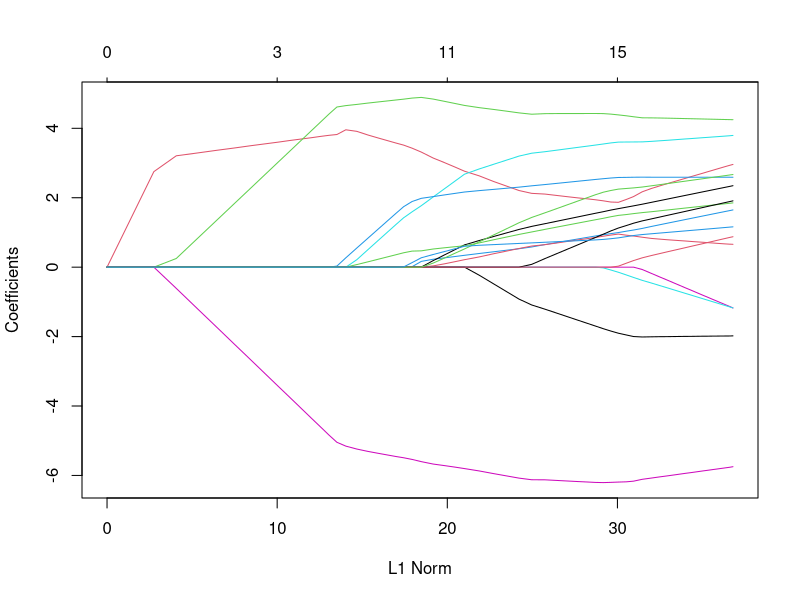
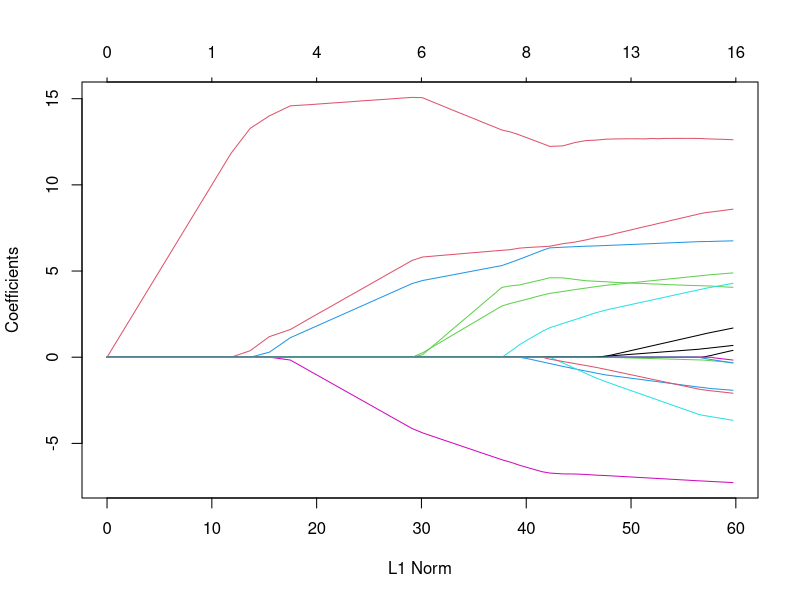
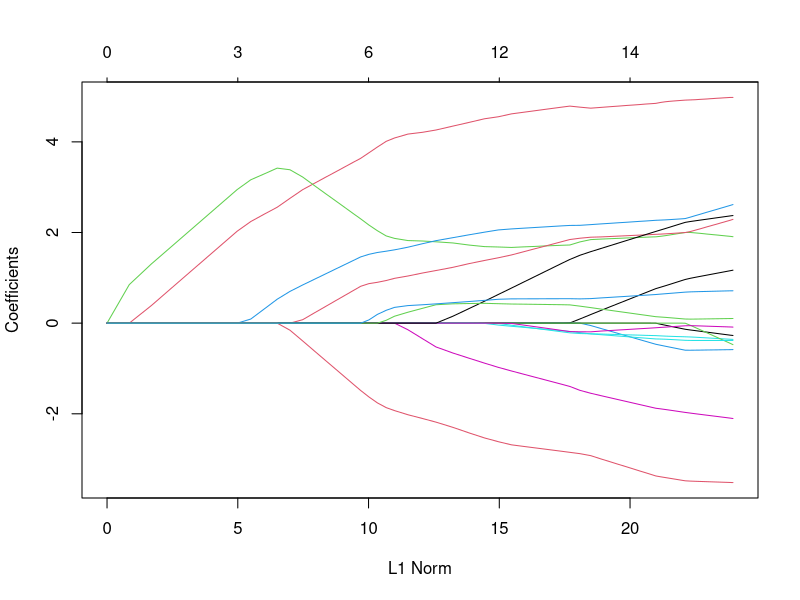
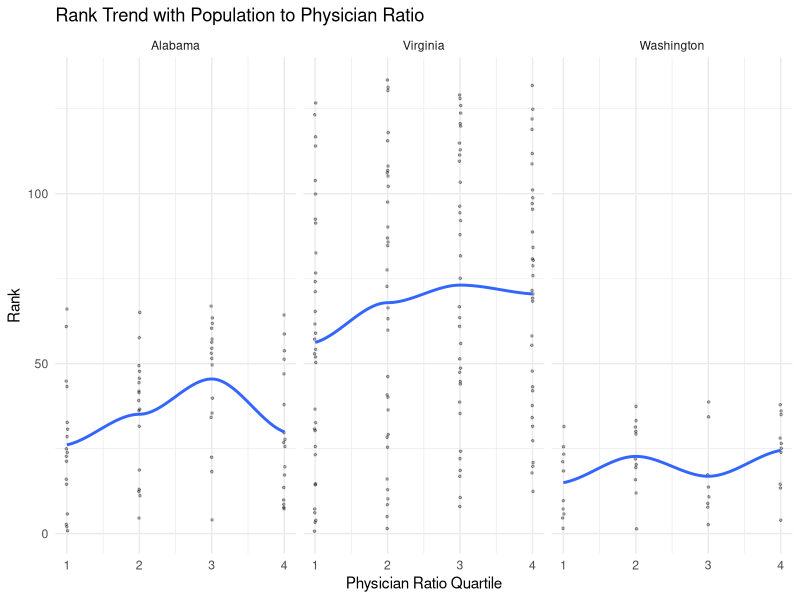
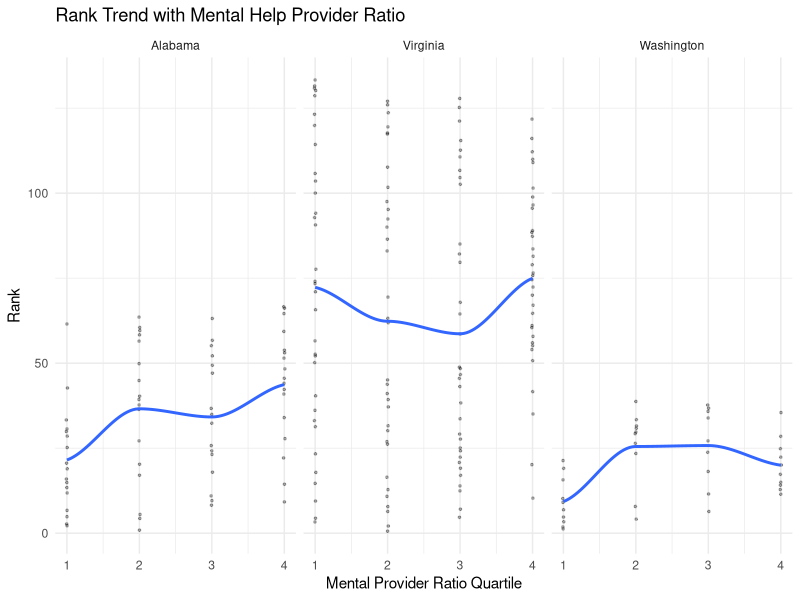
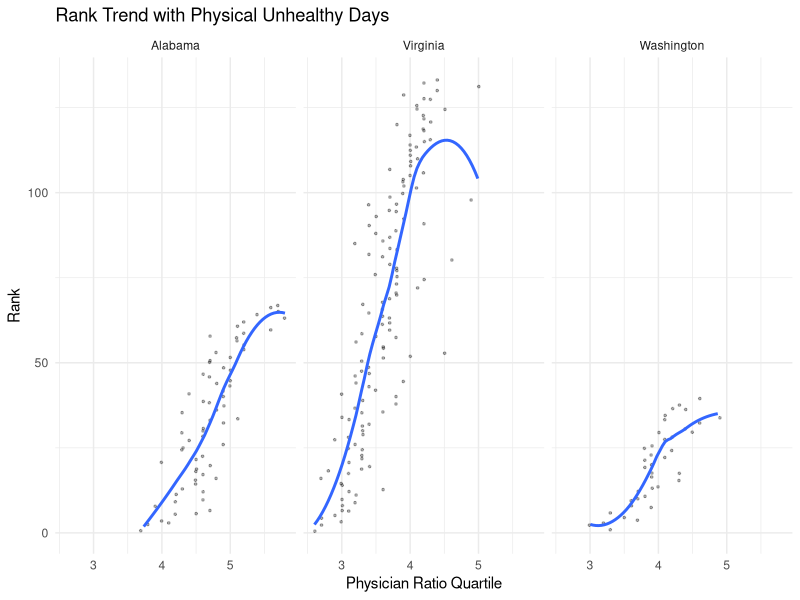
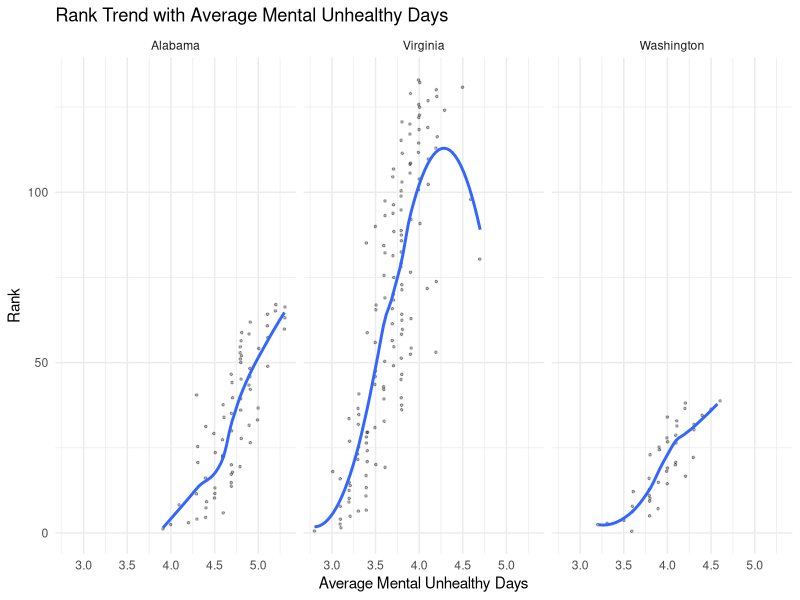
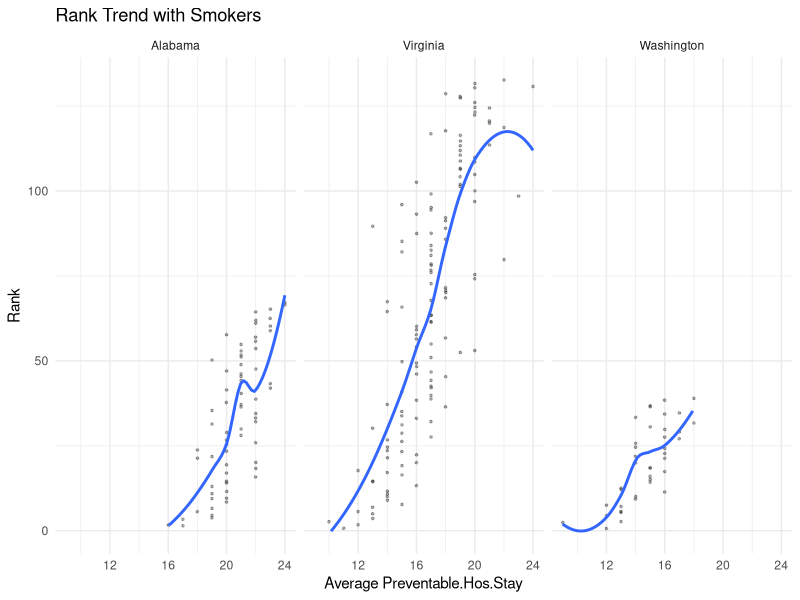

These charts were generated, in order, by the following R code:
## ---- chunk 1
knitr::opts_chunk$set(echo = TRUE)
## ---- chunk 2
library(dplyr)
library(reshape2)
library(arm)
library(ggplot2)
library(tidyr)
library(psych)
library(glmnet)
library(stringr)
## ---- chunk 3

HealthRanking.data <- read.csv("Alabama.csv")
HealthRanking.data <- HealthRanking.data %>%
  mutate(
         PhysicianRatio = str_split(PCP.Ratio,':',2,simplify = T)[,1],
         )
alabama.data <- filter(HealthRanking.data, State == "Alabama")
# head(alabama.data)
names(alabama.data)
virginia.data <- filter(HealthRanking.data, State == "Virginia")
washington.data <- filter(HealthRanking.data, State == "Washington")

## ---- chunk 4

Recode_to_Scale <- function(my_var) {
scale(as.numeric(as.character(my_var)))
}

## ---- chunk 5

alabama.data$Preventable.Hos.Stay <- Recode_to_Scale(alabama.data$Preventable.Hos.Stay)

alabama.medi.fa.fit <- fa(alabama.data[,c("Primary.Care.Physicians",
"Mental.Health.Providers",
"Dentists",
"Preventable.Hos.Stay"
)],
nfactors=1)

alabama.life.fa.fit <- fa(alabama.data[,c("Smokers",
"Excessive.Drinking",
"Associations",
"Workers.who.Drive.Alone",
"Access.to..exercise.opportunity",
"Physically.Inactive",
"Severe.Housing.Problems" 
)],
nfactors=1)



alabama.medi.fa.fit
alabama.life.fa.fit 
## ---- chunk 6
alabama.data$Physicians <- Recode_to_Scale(alabama.data$Primary.Care.Physicians)
alabama.data$PhysicalUnhealthy <- Recode_to_Scale(alabama.data$Physically.Unhealthy.Days)
alabama.data$MentalUnhealthy <- Recode_to_Scale(alabama.data$Mentally.Unhealthy.Days)
alabama.data$MentalHelp <- Recode_to_Scale(alabama.data$Mental.Health.Providers)
alabama.data$DentistsAvailability <- Recode_to_Scale(alabama.data$Dentists)
alabama.data$PreventableHosStay <- Recode_to_Scale(alabama.data$Preventable.Hos.Stay)

alabama.data$SmokerNumber <- Recode_to_Scale(alabama.data$Smokers)
alabama.data$ObeseNumber <- Recode_to_Scale(alabama.data$Obese)
alabama.data$PhysicalInactive <- Recode_to_Scale(alabama.data$Physically.Inactive)
alabama.data$AccessToExercise <- Recode_to_Scale(alabama.data$Access.to..exercise.opportunity)
alabama.data$ExcessiveDrinking <- Recode_to_Scale(alabama.data$Excessive.Drinking)
alabama.data$AssociationNumber <- Recode_to_Scale(alabama.data$Associations)
alabama.data$AirPollutionLevel <- Recode_to_Scale(alabama.data$Average.Daily.PM2.5)
alabama.data$DriveAloneNumber <- Recode_to_Scale(alabama.data$Workers.who.Drive.Alone)
alabama.data$DiabeticNumber <- Recode_to_Scale(alabama.data$Diabetics)

alabama.data$HousingIssue <- Recode_to_Scale(alabama.data$Severe.Housing.Problems)


  # drops all rows with missing data
alabama.data <- alabama.data %>%
  drop_na()

x = as.matrix(alabama.data[, c("Physicians",
                          "PhysicalUnhealthy",
                          "MentalUnhealthy",
                          "MentalHelp",
                          "HousingIssue",
                          "DentistsAvailability",
                          "PreventableHosStay",
                          "SmokerNumber",
                          "ObeseNumber",
                          "PhysicalInactive",
                          "AccessToExercise",
                          "ExcessiveDrinking",
                          "AssociationNumber",
                          "AirPollutionLevel",
                          "DriveAloneNumber",
                          "DiabeticNumber"
                          )])
y = alabama.data$Rank

fit <- glmnet(x,y)

print(fit)

plot(fit)

cvfit <- cv.glmnet(x,y)


coef(cvfit, s ='lambda.min')


## ---- chunk 7

virginia.data$Physicians <- Recode_to_Scale(virginia.data$Primary.Care.Physicians)
virginia.data$PhysicalUnhealthy <- Recode_to_Scale(virginia.data$Physically.Unhealthy.Days)
virginia.data$MentalUnhealthy <- Recode_to_Scale(virginia.data$Mentally.Unhealthy.Days)
virginia.data$MentalHelp <- Recode_to_Scale(virginia.data$Mental.Health.Providers)
virginia.data$DentistsAvailability <- Recode_to_Scale(virginia.data$Dentists)
virginia.data$PreventableHosStay <- Recode_to_Scale(virginia.data$Preventable.Hos.Stay)

virginia.data$SmokerNumber <- Recode_to_Scale(virginia.data$Smokers)
virginia.data$ObeseNumber <- Recode_to_Scale(virginia.data$Obese)
virginia.data$PhysicalInactive <- Recode_to_Scale(virginia.data$Physically.Inactive)
virginia.data$AccessToExercise <- Recode_to_Scale(virginia.data$Access.to..exercise.opportunity)
virginia.data$ExcessiveDrinking <- Recode_to_Scale(virginia.data$Excessive.Drinking)
virginia.data$AssociationNumber <- Recode_to_Scale(virginia.data$Associations)
virginia.data$AirPollutionLevel <- Recode_to_Scale(virginia.data$Average.Daily.PM2.5)
virginia.data$DriveAloneNumber <- Recode_to_Scale(virginia.data$Workers.who.Drive.Alone)
virginia.data$DiabeticNumber <- Recode_to_Scale(virginia.data$Diabetics)

virginia.data$HousingIssue <- Recode_to_Scale(virginia.data$Severe.Housing.Problems)


  # drops all rows with missing data
virginia.data <- virginia.data %>%
  drop_na()
x = as.matrix(virginia.data[, c("Physicians",
                          "PhysicalUnhealthy",
                          "MentalUnhealthy",
                          "MentalHelp",
                          "HousingIssue",
                          "DentistsAvailability",
                          "PreventableHosStay",
                          "SmokerNumber",
                          "ObeseNumber",
                          "PhysicalInactive",
                          "AccessToExercise",
                          "ExcessiveDrinking",
                          "AssociationNumber",
                          "AirPollutionLevel",
                          "DriveAloneNumber",
                          "DiabeticNumber"
                          )])
y = virginia.data$Rank

fit <- glmnet(x,y)

print(fit)

plot(fit)

cvfit <- cv.glmnet(x,y)


coef(cvfit, s ='lambda.min')
## ---- chunk 8
washington.data$Physicians <- Recode_to_Scale(washington.data$Primary.Care.Physicians)
washington.data$PhysicalUnhealthy <- Recode_to_Scale(washington.data$Physically.Unhealthy.Days)
washington.data$MentalUnhealthy <- Recode_to_Scale(washington.data$Mentally.Unhealthy.Days)
washington.data$MentalHelp <- Recode_to_Scale(washington.data$Mental.Health.Providers)
washington.data$DentistsAvailability <- Recode_to_Scale(washington.data$Dentists)
washington.data$PreventableHosStay <- Recode_to_Scale(washington.data$Preventable.Hos.Stay)

washington.data$SmokerNumber <- Recode_to_Scale(washington.data$Smokers)
washington.data$ObeseNumber <- Recode_to_Scale(washington.data$Obese)
washington.data$PhysicalInactive <- Recode_to_Scale(washington.data$Physically.Inactive)
washington.data$AccessToExercise <- Recode_to_Scale(washington.data$Access.to..exercise.opportunity)
washington.data$ExcessiveDrinking <- Recode_to_Scale(washington.data$Excessive.Drinking)
washington.data$AssociationNumber <- Recode_to_Scale(washington.data$Associations)
washington.data$AirPollutionLevel <- Recode_to_Scale(washington.data$Average.Daily.PM2.5)
washington.data$DriveAloneNumber <- Recode_to_Scale(washington.data$Workers.who.Drive.Alone)
washington.data$DiabeticNumber <- Recode_to_Scale(washington.data$Diabetics)

washington.data$HousingIssue <- Recode_to_Scale(washington.data$Severe.Housing.Problems)


  # drops all rows with missing data
washington.data <- washington.data %>%
  drop_na()
x = as.matrix(washington.data[, c("Physicians",
                          "PhysicalUnhealthy",
                          "MentalUnhealthy",
                          "MentalHelp",
                          "HousingIssue",
                          "DentistsAvailability",
                          "PreventableHosStay",
                          "SmokerNumber",
                          "ObeseNumber",
                          "PhysicalInactive",
                          "AccessToExercise",
                          "ExcessiveDrinking",
                          "AssociationNumber",
                          "AirPollutionLevel",
                          "DriveAloneNumber",
                          "DiabeticNumber"
                          )])
y = washington.data$Rank

fit <- glmnet(x,y)

print(fit)

plot(fit)

cvfit <- cv.glmnet(x,y)


coef(cvfit, s ='lambda.min')
## ---- chunk 9

alabama.model<- lm(Rank ~ Physicians + 
                     PhysicalUnhealthy + 
                     MentalUnhealthy + 
                     MentalHelp + 
                     HousingIssue + 
                     PreventableHosStay + 
                     SmokerNumber+ 
                     ObeseNumber + 
                     PhysicalInactive + 
                     #ExcessiveDrinking + 
                     # AccessToExercise +
                     AssociationNumber + 
                     DriveAloneNumber + 
                     DiabeticNumber,
                   
                    data = alabama.data)

display(alabama.model)

## ---- chunk 10

Virginia.model<- lm(Rank ~ 
                     #Physicians + 
                     PhysicalUnhealthy + 
                     MentalUnhealthy + 
                     #MentalHelp + 
                     #HousingIssue + 
                     #PreventableHosStay + 
                     SmokerNumber+ 
                     ObeseNumber + 
                     PhysicalInactive  
                     #ExcessiveDrinking + 
                     #AccessToExercise +
                     #AssociationNumber + 
                     #DriveAloneNumber  
                     #DiabeticNumber, 
                    ,
                   data = virginia.data)

display(Virginia.model)

## ---- chunk 11

washington.model<- lm(Rank ~ Physicians + 
                     PhysicalUnhealthy + 
                     MentalUnhealthy + 
                     #MentalHelp + 
                     HousingIssue + 
                       DentistsAvailability +
                     #PreventableHosStay + 
                     SmokerNumber+ 
                     #ObeseNumber + 
                     PhysicalInactive + 
                     AirPollutionLevel + 
                     AccessToExercise +
                     AssociationNumber + 
                     DriveAloneNumber + 
                     DiabeticNumber,
                   
                    data = washington.data)

display(washington.model)

## ---- chunk 12
ggplot(HealthRanking.data,aes(x=Primary.Care.Physicians, y = Rank))+
  geom_jitter(size = 0.6, alpha = .3, width = .01,height = .5)+
  stat_smooth(se =F, fullrange = T)+
  labs(title = 'Rank Trend with Population to Physician Ratio',
       x = 'Physician Ratio Quartile',
       y = 'Rank')+
  scale_x_continuous(labels =)+ theme_minimal()+
  facet_wrap(~ State)

ggplot(HealthRanking.data,aes(x=Mental.Health.Providers, y = Rank))+
  geom_jitter(size = 0.6, alpha = .3, width = .01,height = .5)+
  stat_smooth(se =F, fullrange = T)+
  labs(title = 'Rank Trend with Mental Help Provider Ratio',
       x = 'Mental Provider Ratio Quartile',
       y = 'Rank')+
  scale_x_continuous(labels =)+ theme_minimal()+
  facet_wrap(~ State)
## ---- chunk 13
ggplot(HealthRanking.data,aes(x=Physically.Unhealthy.Days, y = Rank))+
  geom_jitter(size = 0.6, alpha = .3, width = .01,height = .5)+
  stat_smooth(se =F, fullrange = T)+
  labs(title = 'Rank Trend with Physical Unhealthy Days',
       x = 'Physician Ratio Quartile',
       y = 'Rank')+
  scale_x_continuous(labels =)+ theme_minimal()+
  facet_wrap(~ State)

ggplot(HealthRanking.data,aes(x=Mentally.Unhealthy.Days, y = Rank))+
  geom_jitter(size = 0.6, alpha = .3, width = .01,height = .5)+
  stat_smooth(se =F, fullrange = T)+
  labs(title = 'Rank Trend with Average Mental Unhealthy Days',
       x = 'Average Mental Unhealthy Days',
       y = 'Rank')+
  scale_x_continuous(labels =)+ theme_minimal()+
  facet_wrap(~ State)

## ---- chunk 14
ggplot(HealthRanking.data,aes(x=Smokers, y = Rank))+
  geom_jitter(size = 0.6, alpha = .3, width = .01,height = .5)+
  stat_smooth(se =F, fullrange = T)+
  labs(title = 'Rank Trend with Smokers',
       x = 'Average Preventable.Hos.Stay',
       y = 'Rank')+
  scale_x_continuous(labels =)+ theme_minimal()+
  facet_wrap(~ State)
ggplot(HealthRanking.data,aes(x=Average.Daily.PM2.5, y = Rank))+
  geom_jitter(size = 0.6, alpha = .3, width = .01,height = .5)+
  stat_smooth(se =F, fullrange = T)+
  labs(title = 'Rank Trend with Average.Daily.PM2.5',
       x = 'Average Average.Daily.PM2.5',
       y = 'Rank')+
  scale_x_continuous(labels =)+ theme_minimal()+
  facet_wrap(~ State)
## ---- chunk 15
ggplot(HealthRanking.data,aes(x=Physically.Inactive, y = Rank))+
  geom_jitter(size = 0.6, alpha = .3, width = .01,height = .5)+
  stat_smooth(se =F, fullrange = T)+
  labs(title = 'Rank Trend with Physically.Inactive',
       x = 'Average Physically.Inactive',
       y = 'Rank')+
  scale_x_continuous(labels =)+ theme_minimal()+
  facet_wrap(~ State)


ggplot(HealthRanking.data,aes(x=Access.to..exercise.opportunity, y = Rank))+
  geom_jitter(size = 0.6, alpha = .3, width = .01,height = .5)+
  stat_smooth(se =F, fullrange = T)+
  labs(title = 'Rank Trend with Access.to..exercise.opportunity',
       x = 'Average Access.to..exercise.opportunity',
       y = 'Rank')+
  scale_x_continuous(labels =)+ theme_minimal()+
  facet_wrap(~ State)
